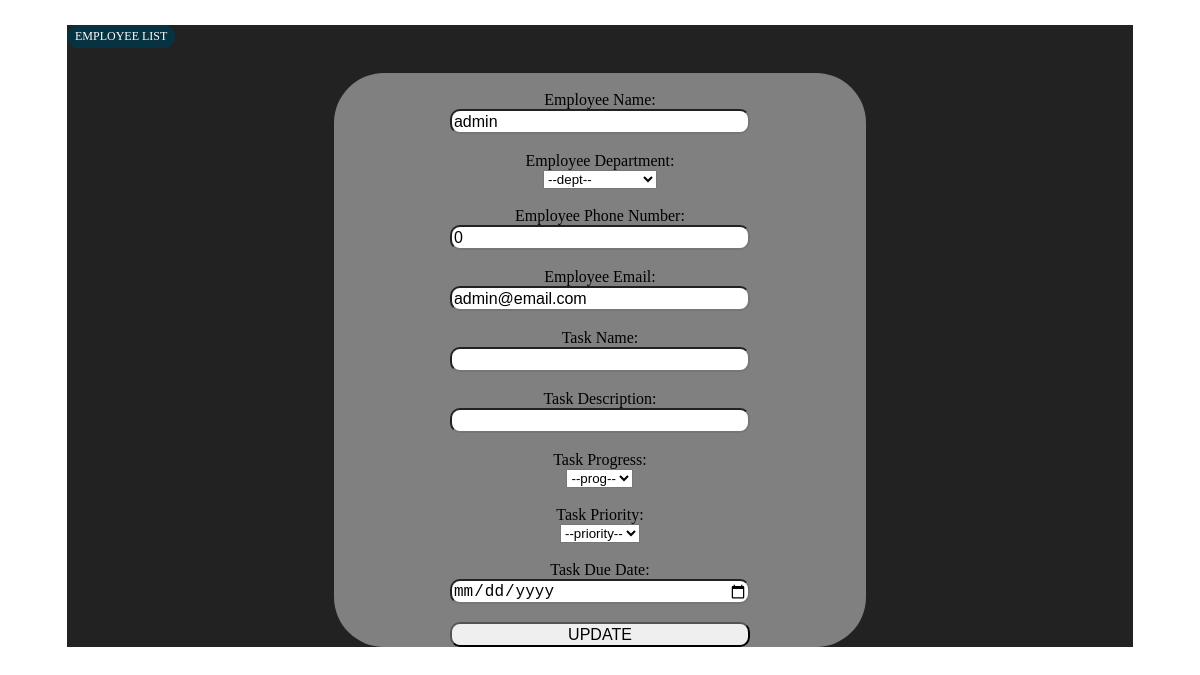
Page /update.php?udt=1 on the committed database.
### tables this page shows
CREATE TABLE `employees` (
  `userId` int(10) NOT NULL,
  `deptId` varchar(100) NOT NULL,
  `tId` int(100) NOT NULL,
  `userName` varchar(100) NOT NULL,
  `userPwd` varchar(10) NOT NULL,
  `empSal` int(5) NOT NULL,
  `email` varchar(100) NOT NULL,
  `phoneNo` int(100) NOT NULL,
  `hire_date` timestamp NOT NULL DEFAULT current_timestamp() ON UPDATE current_timestamp()
);

### update.php (the view, shortened to what this page needs)
<?php
require_once 'inc/conn.php';
        $result = mysqli_query($cnn,"SELECT * FROM employees WHERE userId='".$_GET['udt']."'");
        $row= mysqli_fetch_array($result);
        ?>
        <html>
        <head>
        <title></title></head>
        <body>
        <div id='content-box'>
        <a href='emp.php'>EMPLOYEE LIST</a>
        <div id="paybox">
        <form method="post" action="">
        <br>
        Employee Name: <br>
        <input type="text" name="userName" value="<?php echo $row['userName']; ?>">
        <br><br>
        Employee Department: <br>
        <select name="deptId">
            <option value="<?php echo $row['deptId']; ?>">--dept--</option>
            </select>
            <br><br>
            Employee Phone Number:<br>
        <input type="tel" name="phoneNo" value="<?php echo $row['phoneNo']; ?>">
        <br><br>
        Employee Email:<br>
        <input type="text" name="email" value="<?php echo $row['email']; ?>">
        <br><br>
Task Name: <br>
<input type="text" name="tName" value="<?php echo $row['tName']; ?>"><br><br>
Task Description: <br>
<input type="text" name="tDesc" value="<?php echo $row['tDesc']; ?>"><br><br>
Task Progress:<br>
<select name="tProg">
          <option value="<?php echo $row['tProg']; ?>">--prog--</option>
          </select><br><br>
Task Priority:<br>
          <select name="priority">
          <option value="<?php echo $row['priority']; ?>">--priority--</option>
          </select><br><br>
          Task Due Date: <br>
          <input type="date" name="ddate" value="<?php echo $row['ddate']; ?>">
          <br>
          <br>
        <input type="submit" name="submit" value="UPDATE">
        </form>
</div>
</div>
        </body>
        </html>

### update.php (style rules this page uses)
a { display:block; background-color:rgb(7, 50, 65); color:white; text-decoration:none; width:100px; text-align:center; height: 15px; border-style:solid; border-width:4px; font-size:12px; border-radius:50px; border-color:rgb(7, 50, 65); }
#content-box { width:90%; background-color: rgb(34, 34, 34); min-height:580px; margin-top:25px; margin-left:5% }
body { background-image: url("pictures/offwall.jpg"); }
#paybox { width:50%; margin-left:25%; background-color:grey; margin-top:25px; min-height:300px; border-radius:50px; text-align:center; }
input { width: 300px; height:25px; border-radius:10px;font-size:16px; }

### rows in the picture
employees: userName "admin", phoneNo "0", email "admin@email.com"
